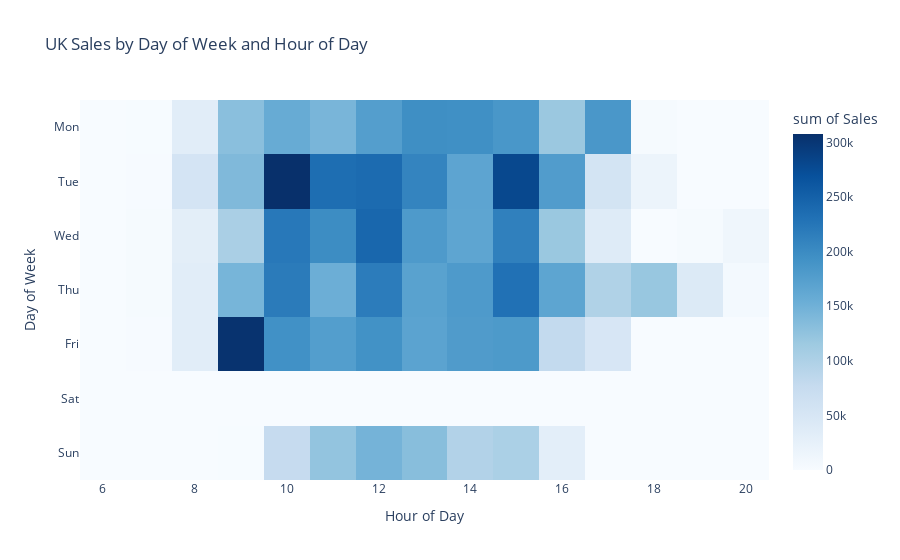

Source (notebook cell):
### Markdown cell above
We can create an interactive version of the Day of week, Time of Day analysis

### Code cell
# Days need the correct order for plotting
day_order = ["Mon", "Tue", "Wed", "Thu", "Fri", "Sat", "Sun"]

# Idea of making DayName categorical in pandas from Copilot
sales_heatmap["DayName"] = pd.Categorical(sales_heatmap["DayName"],
                                               categories=day_order, ordered=True)

# Plot with explicit category order
fig = px.density_heatmap(
    sales_heatmap,
    x="Hour",
    y="DayName",
    z="Sales",
    color_continuous_scale="Blues",
    title="UK Sales by Day of Week and Hour of Day",
    nbinsx=24,
    category_orders={"DayName": day_order, "Hour": list(range(24))}
)

# order on the axis 
fig.update_yaxes(categoryorder="array", categoryarray=day_order, autorange="reversed") # used Copilot for method for the order

fig.update_layout(xaxis_title="Hour of Day", yaxis_title="Day of Week")
fig.show()

### Figure 1 — Plotly figure (JSON) as saved in the notebook; plotly's stock layout.template omitted (floating-point values rounded to 4 significant figures)
{"data": [{"coloraxis": "coloraxis", "histfunc": "sum", "hovertemplate": "Hour=%{x}<br>DayName=%{y}<br>sum of Sales=%{z}<extra></extra>", "name": "", "nbinsx": 24, "type": "histogram2d", "x": [7, 8, 9, 10, 11, 12, 13, 14, 15, 16, 17, 18, 19, 20, 7, 8, 9, 10, 11, 12, 13, 14, 15, 16, 17, 18, 9, 10, 11, 12, 13, 14, 15, 16, 6, 7, 8, 9, 10, 11, 12, 13, 14, 15, 16, 17, 18, 19, 20, 7, 8, 9, 10, 11, 12, 13, 14, 15, 16, 17, 18, 7, 8, 9, 10, 11, 12, 13, 14, 15, 16, 17, 18, 19, 20], "xaxis": "x", "xbingroup": "x", "y": ["Fri", "Fri", "Fri", "Fri", "Fri", "Fri", "Fri", "Fri", "Fri", "Fri", "Fri", "Fri", "Fri", "Fri", "Mon", "Mon", "Mon", "Mon", "Mon", "Mon", "Mon", "Mon", "Mon", "Mon", "Mon", "Mon", "Sun", "Sun", "Sun", "Sun", "Sun", "Sun", "Sun", "Sun", "Thu", "Thu", "Thu", "Thu", "Thu", "Thu", "Thu", "Thu", "Thu", "Thu", "Thu", "Thu", "Thu", "Thu", "Thu", "Tue", "Tue", "Tue", "Tue", "Tue", "Tue", "Tue", "Tue", "Tue", "Tue", "Tue", "Tue", "Wed", "Wed", "Wed", "Wed", "Wed", "Wed", "Wed", "Wed", "Wed", "Wed", "Wed", "Wed", "Wed", "Wed"], "yaxis": "y", "ybingroup": "y", "z": [2102.0, 33620.0, 304800.0, 193000.0, 176300.0, 192500.0, 168800.0, 179500.0, 181900.0, 80040.0, 50430.0, 33, 373.0, 19.19, 955.6, 34370.0, 130800.0, 157500.0, 143600.0, 175600.0, 196300.0, 195100.0, 185700.0, 117900.0, 184900.0, 2561.0, 778.8, 76300.0, 123500.0, 146400.0, 131600.0, 96410.0, 102500.0, 30350.0, 4.25, 2905.0, 33190.0, 144800.0, 218600.0, 153300.0, 217600.0, 170800.0, 181300.0, 231000.0, 166800.0, 98310.0, 120000.0, 41120.0, 5782.0, 1819.0, 54240.0, 138400.0, 307700.0, 234700.0, 238400.0, 208600.0, 167000.0, 280000.0, 178600.0, 55770.0, 17560.0, 3343.0, 31470.0, 103800.0, 222500.0, 198200.0, 243100.0, 181500.0, 166000.0, 213700.0, 118400.0, 38960.0, 0, 2893.0, 13030.0]}], "layout": {"coloraxis": {"colorbar": {"title": {"text": "sum of Sales"}}, "colorscale": [[0, "rgb(247,251,255)"], [0.125, "rgb(222,235,247)"], [0.25, "rgb(198,219,239)"], [0.375, "rgb(158,202,225)"], [0.5, "rgb(107,174,214)"], [0.625, "rgb(66,146,198)"], [0.75, "rgb(33,113,181)"], [0.875, "rgb(8,81,156)"], [1, "rgb(8,48,107)"]]}, "legend": {"tracegroupgap": 0}, "title": {"text": "UK Sales by Day of Week and Hour of Day"}, "xaxis": {"anchor": "y", "categoryarray": [0, 1, 2, 3, 4, 5, 6, 7, 8, 9, 10, 11, 12, 13, 14, 15, 16, 17, 18, 19, 20, 21, 22, 23], "categoryorder": "array", "domain": [0, 1], "title": {"text": "Hour of Day"}}, "yaxis": {"anchor": "x", "autorange": "reversed", "categoryarray": ["Mon", "Tue", "Wed", "Thu", "Fri", "Sat", "Sun"], "categoryorder": "array", "domain": [0, 1], "title": {"text": "Day of Week"}}}}
